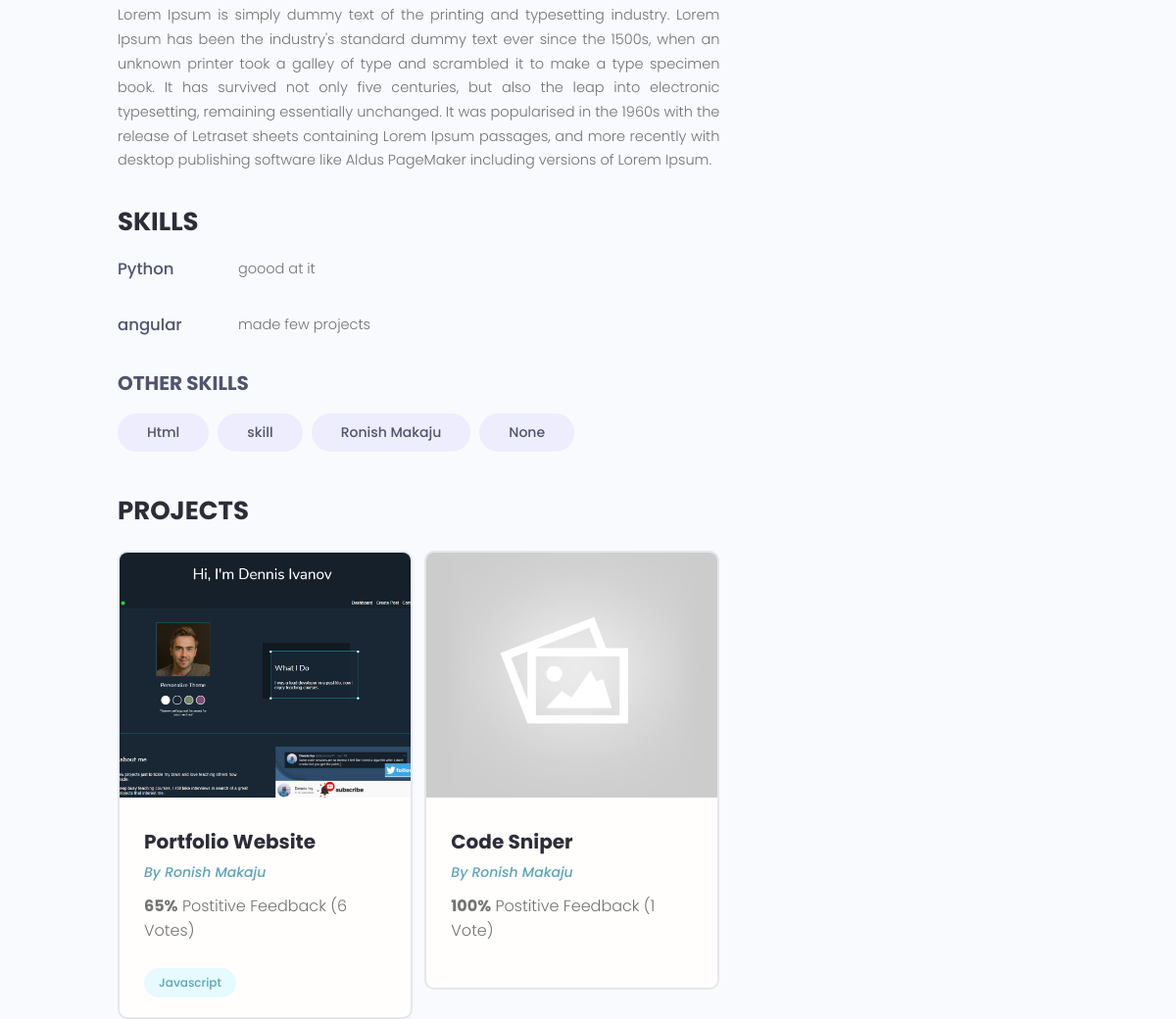
/profile/d9c68324-529a-4ac9-8c6e-8e2db3cfdd05/ (middle part), run on an earlier commit of the app's database.
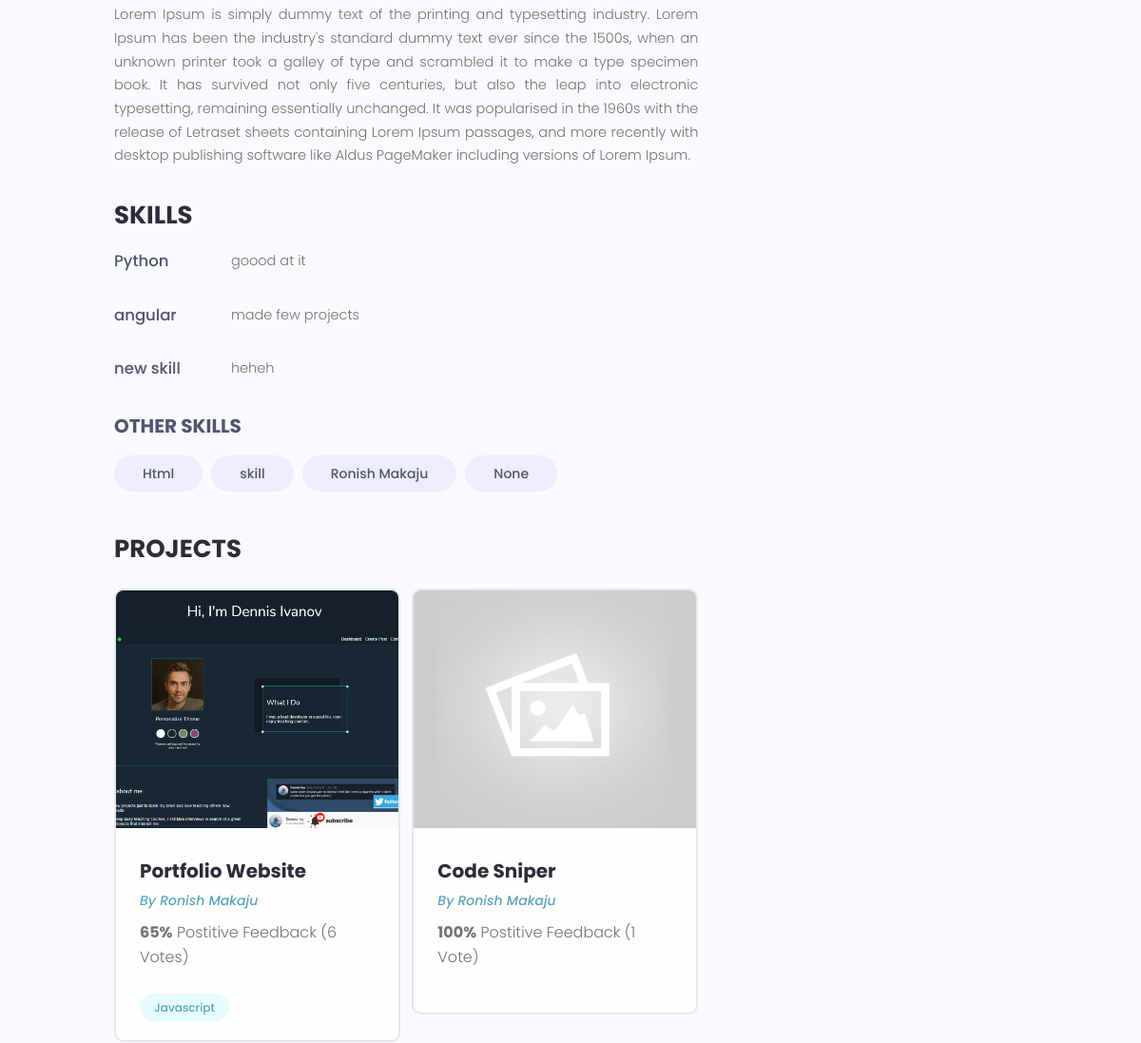
And on a later commit of the database.
### users/models.py (models this page shows, shortened)
class Skill(models.Model):
    id = models.UUIDField(
        default=uuid.uuid4, unique=True, primary_key=True, editable=False
    )
    owner = models.ForeignKey(Profile, on_delete=models.CASCADE, null=True, blank=True)
    name = models.CharField(max_length=200, blank=True, null=True)
    description = models.TextField(blank=True, null=True)
    created = models.DateTimeField(auto_now_add=True)

class Profile(models.Model):
    user = models.OneToOneField(User, on_delete=models.CASCADE, null=True, blank=True)
    name = models.CharField(max_length=200, blank=True, null=True)
    username = models.CharField(max_length=200, blank=True, null=True)
    location = models.CharField(max_length=200, blank=True, null=True)
    email = models.EmailField(max_length=500, blank=True, null=True)
    short_intro = models.CharField(max_length=200, blank=True, null=True)
    bio = models.TextField(blank=True, null=True)
    profile_image = models.ImageField(
        null=True,
        blank=True,
        upload_to="profiles/",
        default="profiles/user-default.png",
    )
    Social_github = models.CharField(max_length=200, blank=True, null=True)
    Social_twitter = models.CharField(max_length=200, blank=True, null=True)
    Social_linkedin = models.CharField(max_length=200, blank=True, null=True)
    Social_youtube = models.CharField(max_length=200, blank=True, null=True)
    Social_website = models.CharField(max_length=200, blank=True, null=True)
    id = models.UUIDField(
        default=uuid.uuid4, unique=True, primary_key=True, editable=False
    )
    created = models.DateTimeField(auto_now_add=True)

### projects/models.py (models this page shows, shortened)
class Project(models.Model):
    owner = models.ForeignKey(Profile, null=True, blank=True, on_delete=models.SET_NULL)
    title = models.CharField(max_length=200)
    description = models.TextField(null=True, blank=True)
    featured_image = models.ImageField(null=True, blank=True, default="default.jpg")
    demo_link = models.CharField(max_length=2000, blank=True, null=True)
    source_link = models.CharField(max_length=2000, null=True, blank=True)
    tags = models.ManyToManyField(
        "Tag", blank=True
    )  # tag class mathi bhako bhaye cotes chai daina
    vote_total = models.IntegerField(default=0, null=True, blank=True)
    vote_ratio = models.IntegerField(default=0, null=True, blank=True)
    created = models.DateTimeField(auto_now_add=True)
    id = models.UUIDField(
        default=uuid.uuid4, unique=True, primary_key=True, editable=False
    )

class Tag(models.Model):
    name = models.CharField(max_length=400)
    created = models.DateTimeField(auto_now_add=True)
    id = models.UUIDField(
        default=uuid.uuid4, unique=True, primary_key=True, editable=False
    )
    def __str__(self):
        return self.name

### users/views.py (the view)
# urls.py: path("profile/<str:pk>/", views.userProfile, name="user-profile"),
def userProfile(request, pk):
    profile = Profile.objects.get(id=pk)
    topSkills = profile.skill_set.exclude(description__exact="")
    otherSkills = profile.skill_set.filter(description="")
    context = {
        "profile": profile,
        "topSkills": topSkills,
        "otherSkills": otherSkills,
    }
    return render(request, "users/user-profile.html", context)

### users/templates/users/user-profile.html (shortened to what this page needs)
{%extends "main.html" %}
{%block content%}
<main class="profile my-md">
    <div class="container">
        <div class="layout">
            <div class="column column--2of3">
                <div class="devInfo">
                    <p class="devInfo__about">
                        {{profile.bio}}
                    </p>
                </div>
                <div class="devInfo">
                    <h3 class="devInfo__title">Skills</h3>
                    <div class="devInfo__skills">
                        {%for skill in topSkills%}
                        <div class="devSkill">
                            <h4 class="devSkill__title">{{skill.name}}</h4>
                            <p class="devSkill__info">
                                {{skill.description}}
                            </p>
                        </div>
                        {%endfor%}
                        <h3 class="devInfo__subtitle">Other Skills</h3>
                        <div class="devInfo__otherSkills">
                            {%for skill in otherSkills|slice:"5"%}
                            <span class="tag tag--pill tag--sub tag--lg">
                                <small>{{skill.name}}</small>
                            </span>
                            {%endfor%}
                        </div>
                    </div>
                </div>
                <div class="devInfo">
                    <h3 class="devInfo__title">Projects</h3>
                    <div class="grid grid--two">
                        {%for project in profile.project_set.all%}
                        <div class="column">
                            <div class="card project">
                                <a href="#" class="project">
                                    <img class="project__thumbnail" src="{{project.featured_image.url}}"
                                        alt="project thumbnail" />
                                    <div class="card__body">
                                        <h3 class="project__title">{{project.title}}</h3>
                                        <p><a class="project__author" href="{%url 'user-profile' project.owner.id %}">By
                                                {{project.owner.name}}</a>
                                        </p>
                                        <p class="project--rating">
                                            <span style="font-weight: bold;">{{project.vote_ratio}}%</span> Postitive
                                            Feedback ({{project.vote_total}} Vote{{project.vote_total|pluralize:"s"}})
                                        </p>
                                        <div class="project__tags">
                                            {%for tag in project.tags.all%}
                                            <span class="tag tag--pill tag--main">
                                                <small>{{tag}}</small>
                                            </span>
                                            {%endfor%}
                                        </div>
                                    </div>
                                </a>
                            </div>
                        </div>
                        {%endfor%}
                    </div>
                </div>
            </div>
        </div>
    </div>
</main>
{%endblock %}

What changed in the data, as far as the page shows it:
added Skill: name "new skill", description "heheh", shown under "SKILLS"
